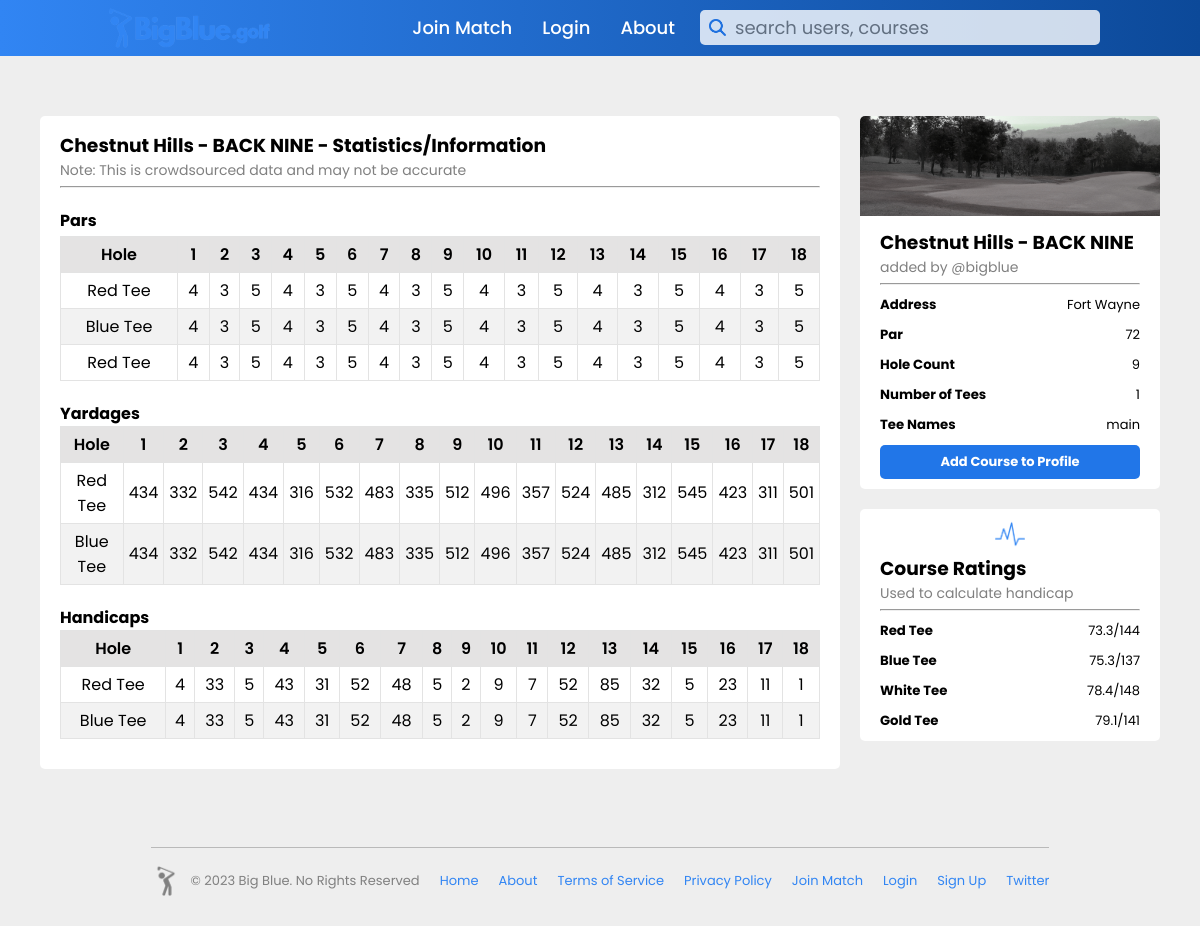
Screenshot of /course_profile/3 with the database file from the repository.
### course.py (models this page shows, shortened)
class New_Courses(db.Model):
    _id = db.Column("id", db.Integer, primary_key=True)
    name = db.Column(db.String(75))
    created_by = db.Column(db.String)
    address = db.Column(db.String(75))
    holes = db.Column(db.String(3))
    tees = db.Column(db.String)
    pars = db.Column(db.String)
    hole_handicaps = db.Column(db.String)
    course_ratings = db.Column(db.String)
    slope_ratings = db.Column(db.String)
    distances = db.Column(db.String)
    verified = db.Column(db.Integer)

### course_routes.py (the view)
@app.route("/course_profile/<course_id>")
def course_profile(course_id):
    found_user = ""
    found_course = New_Courses.query.filter_by(_id=course_id).first()
    try:
        found_user = users.query.filter_by(username=session['active_user'][0]).first()
    except:
        found_user = ""
    return render_template("course_profile.html", data=found_user, course_data=found_course)

### templates/course_profile.html (shortened to what this page needs)
{% if data.rank == 'coach' %}
    {% extends "indexcontentcoachlogin.html" %}
{% elif data.rank == 'player' %}
    {% extends "indexcontentplayerlogin.html" %}
{% else %}
    {% extends "indexcontent.html" %}
{% endif %}
{% block content %}
<link rel="stylesheet" href="{{ url_for('static', filename='styles/course-profile.css') }}">
<div class="main-container">
    <div class="tee-container">
        <div class="basic-tee-information">
            <h3 id="course-name">{{course_data.name}} - Statistics/Information</h3>
            <p>Note: This is crowdsourced data and may not be accurate</p>
            <hr>
        </div>
        <div class="par-div">
            <h4 id="tee-information-header">Pars</h4>
            <table>
                <tr>
                    <th>Hole</th>
                    <th>1</th>
                    <th>2</th>
                    <th>3</th>
                    <th>4</th>
                    <th>5</th>
                    <th>6</th>
                    <th>7</th>
                    <th>8</th>
                    <th>9</th>
                    <th>10</th>
                    <th>11</th>
                    <th>12</th>
                    <th>13</th>
                    <th>14</th>
                    <th>15</th>
                    <th>16</th>
                    <th>17</th>
                    <th>18</th>
                </tr>
                <tr>
                    <td>Red Tee</td>
                    <td>4</td>
                    <td>3</td>
                    <td>5</td>
                    <td>4</td>
                    <td>3</td>
                    <td>5</td>
                    <td>4</td>
                    <td>3</td>
                    <td>5</td>
                    <td>4</td>
                    <td>3</td>
                    <td>5</td>
                    <td>4</td>
                    <td>3</td>
                    <td>5</td>
                    <td>4</td>
                    <td>3</td>
                    <td>5</td>
                </tr>
                <tr>
                    <td>Blue Tee</td>
                    <td>4</td>
                    <td>3</td>
                    <td>5</td>
                    <td>4</td>
                    <td>3</td>
                    <td>5</td>
                    <td>4</td>
                    <td>3</td>
                    <td>5</td>
                    <td>4</td>
                    <td>3</td>
                    <td>5</td>
                    <td>4</td>
                    <td>3</td>
                    <td>5</td>
                    <td>4</td>
                    <td>3</td>
                    <td>5</td>
                </tr>
                <tr>
                    <td>Red Tee</td>
                    <td>4</td>
                    <td>3</td>
                    <td>5</td>
                    <td>4</td>
                    <td>3</td>
                    <td>5</td>
                    <td>4</td>
                    <td>3</td>
                    <td>5</td>
                    <td>4</td>
                    <td>3</td>
                    <td>5</td>
                    <td>4</td>
                    <td>3</td>
                    <td>5</td>
                    <td>4</td>
                    <td>3</td>
                    <td>5</td>
                </tr>
            </table>
        </div>
        <div class="yardage-div">
            <h4>Yardages</h4>
            <table>
                <tr>
                    <th>Hole</th>
                    <th>1</th>
                    <th>2</th>
                    <th>3</th>
                    <th>4</th>
                    <th>5</th>
                    <th>6</th>
                    <th>7</th>
                    <th>8</th>
                    <th>9</th>
                    <th>10</th>
                    <th>11</th>
                    <th>12</th>
                    <th>13</th>
                    <th>14</th>
                    <th>15</th>
                    <th>16</th>
                    <th>17</th>
                    <th>18</th>
                </tr>
                <tr>
                    <td>Red Tee</td>
                    <td>434</td>
                    <td>332</td>
                    <td>542</td>
                    <td>434</td>
                    <td>316</td>
                    <td>532</td>
                    <td>483</td>
                    <td>335</td>
                    <td>512</td>
                    <td>496</td>
                    <td>357</td>
                    <td>524</td>
                    <td>485</td>
                    <td>312</td>
                    <td>545</td>
                    <td>423</td>
                    <td>311</td>
                    <td>501</td>
                </tr>
                <tr>
                    <td>Blue Tee</td>
                    <td>434</td>
                    <td>332</td>
                    <td>542</td>
                    <td>434</td>
                    <td>316</td>
                    <td>532</td>
                    <td>483</td>
                    <td>335</td>
                    <td>512</td>
                    <td>496</td>
                    <td>357</td>
                    <td>524</td>
                    <td>485</td>
                    <td>312</td>
                    <td>545</td>
                    <td>423</td>
                    <td>311</td>
                    <td>501</td>
                </tr>
            </table>
        </div>
        <div class="handicap-div">
            <h4>Handicaps</h4>
            <table>
                <tr>
                    <th>Hole</th>
                    <th>1</th>
                    <th>2</th>
                    <th>3</th>
                    <th>4</th>
                    <th>5</th>
                    <th>6</th>
                    <th>7</th>
                    <th>8</th>
                    <th>9</th>
                    <th>10</th>
                    <th>11</th>
                    <th>12</th>
                    <th>13</th>
                    <th>14</th>
                    <th>15</th>
                    <th>16</th>
                    <th>17</th>
                    <th>18</th>
                </tr>
                <tr>
                    <td>Red Tee</td>
                    <td>4</td>
                    <td>33</td>
                    <td>5</td>
                    <td>43</td>
                    <td>31</td>
                    <td>52</td>
                    <td>48</td>
                    <td>5</td>
                    <td>2</td>
                    <td>9</td>
                    <td>7</td>
                    <td>52</td>
                    <td>85</td>
                    <td>32</td>
                    <td>5</td>
                    <td>23</td>
                    <td>11</td>
                    <td>1</td>
                </tr>
                <tr>
                    <td>Blue Tee</td>
                    <td>4</td>
                    <td>33</td>
                    <td>5</td>
                    <td>43</td>
                    <td>31</td>
                    <td>52</td>
                    <td>48</td>
                    <td>5</td>
                    <td>2</td>
                    <td>9</td>
                    <td>7</td>
                    <td>52</td>
                    <td>85</td>
                    <td>32</td>
                    <td>5</td>
                    <td>23</td>
                    <td>11</td>
                    <td>1</td>
                </tr>
            </table>
        </div>
    </div>
    <div>
        <div class="general-stats-container">
            <div class="course-cover-image">
                <img src="{{ url_for('static', filename='logo_graphics/golf-course-cover-photo.jpg') }}" alt="">
            </div>
            <div class="basic-course-info">
                <h3 id="course-name">{{course_data.name}}</h3>
                <p>added by <span><a href="/profile/{{course_data.created_by}}">@{{course_data.created_by}}</a></span></p>
                <hr>
            </div>
            <div class="more-specific-course-information">
                <h5>Address</h5>
                <p>{{course_data.address}}</p>
            </div>
            <div class="more-specific-course-information">
                <h5>Par</h5>
                <p>72</p>
            </div>
            <div class="more-specific-course-information">
                <h5>Hole Count</h5>
                <p>{{course_data.holes}}</p>
            </div>
            <div class="more-specific-course-information">
                <h5>Number of Tees</h5>
                <p>{{ (course_data.tees).split(',') | length }}</p>
            </div>
            <div class="more-specific-course-information">
                <h5>Tee Names</h5>
                {% set tee_names = (course_data.tees).split(',') %}
                {% set tee_names = tee_names | replace("[", "") %}
                {% set tee_names = tee_names | replace("]", "") %}
                {% set tee_names = tee_names | replace("'", "") %}
                {% set tee_names = tee_names | replace('"', '') %}
                {% set tee_names = tee_names | replace(",", ", ") %}
                <p>{{ tee_names }}</p>
            </div>
            <a href="/add_favorite_course/{{course_data._id}}" id="add-course-button" >Add Course to Profile</a>
        </div>
        <div class="course-rating-container">
            <div class="courserating-cover-image">
                <img src="{{ url_for('static', filename='logo_graphics/wave_graphic.png') }}" alt="">
            </div>
            <div class="basic-course-info">
                <h3 id="course-name">Course Ratings</h3>
                <p>Used to calculate handicap</p>
                <hr>
            </div>
            <div class="more-specific-course-information">
                <h5>Red Tee</h5>
                <p>73.3/144</p>
            </div>
            <div class="more-specific-course-information">
                <h5>Blue Tee</h5>
                <p>75.3/137</p>
            </div>
            <div class="more-specific-course-information">
                <h5>White Tee</h5>
                <p>78.4/148</p>
            </div>
            <div class="more-specific-course-information">
                <h5>Gold Tee</h5>
                <p>79.1/141</p>
            </div>
        </div>
    </div>
</div>
{% endblock %}

### static/styles/course-profile.css (style rules this page uses)
* { padding: 0; margin: 0; box-sizing: border-box; font-family: bigBlueBold; }
html, body { height: 100%; background-color: #eeeeee; }
.main-container { margin-top: 5%; margin-bottom: 5%; display: flex; justify-content: center; }
.tee-container { width: 800px; max-height: 5000px; background-color: white; border-radius: 5px; padding: 10px 20px; margin-right: 20px; }
.general-stats-container { width: 300px; min-height: 320px; max-height: 460px; background-color: white; border-radius: 5px; padding: 10px 20px; }
.course-rating-container { margin-top: 20px; width: 300px; min-height: 200px; max-height: 300px; background-color: white; border-radius: 5px; padding: 10px 20px; }
.course-cover-image img { width: 300px; max-height: 100px; object-fit: cover; margin-left: -20px; margin-top: -10px; border-radius: 5px 5px 0px 0px; }
#course-name { text-align: left; margin-top: 5px; }
.basic-course-info p span a { font-size: 14px; color: grey; font-family: bigBlueRegular; margin-bottom: 5px; text-decoration: none; }
.basic-course-info p { font-size: 14px; color: grey; font-family: bigBlueRegular; margin-bottom: 5px; }
.more-specific-course-information { display: flex; justify-content: space-between; align-items: center; margin-top: 10px; }
.more-specific-course-information p { font-size: 13px; color: black; font-family: bigBlueRegular; margin-left: 20px; }
.basic-tee-information p { font-size: 14px; color: grey; font-family: bigBlueRegular; margin-bottom: 5px; }
.par-div { margin-top: 20px; }
.yardage-div { margin-top: 20px; }
.handicap-div { margin-top: 20px; margin-bottom: 20px; }
table { border-collapse: collapse; width: 100%; max-width: 800px; margin: 0 auto; }
th, td { padding: 5px; text-align: center; border: 1px solid #e3e3e3; }
th { background-color: #e4e3e3; font-family: bigBlueSemiBold; }
td { font-family: bigBlueRegular; }
tr:nth-child(even) { background-color: #ffffff; }
tr:nth-child(odd) { background-color: #f2f2f2; }
#tee-information-header { margin-bottom: 3px; }
.courserating-cover-image img { width: 30px; max-height: 30px; margin-left: auto; margin-right: auto; display: block; margin-bottom: 5px; }
#add-course-button { margin-top: 10px; text-align: center; color: white; background: #2176e8; border: none; cursor: pointer; text-decoration: none; font-size: 13px; padding: 7px 10px; border-radius: 5px; margin-left: auto; margin-right: auto; display: block; }

### rows the page displays
New_Courses: name "Chestnut Hills - BACK NINE", created_by "bigblue", address "Fort Wayne", holes "9"

### other values shown
{{ (course_data.tees).split(',') | length }} "1"
{{ tee_names }} "main"
